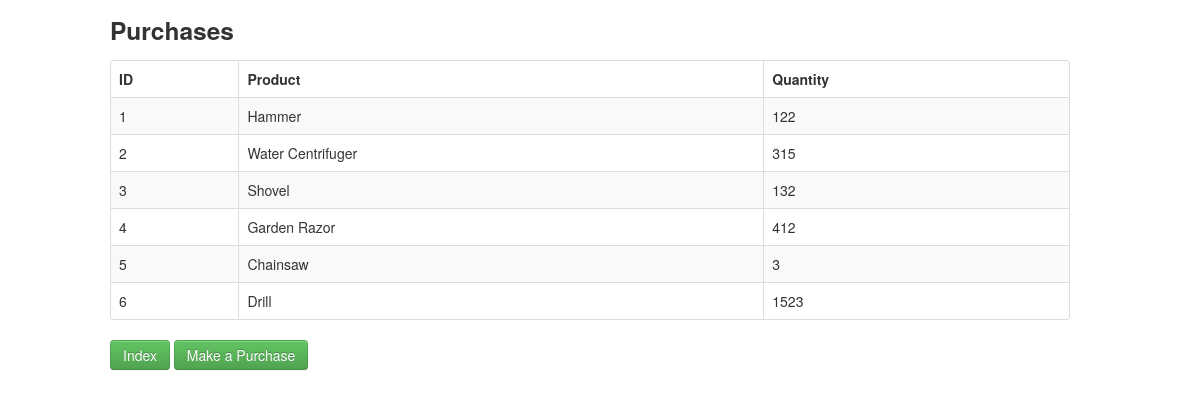
/purchase.php, run on an earlier commit of the app's database.
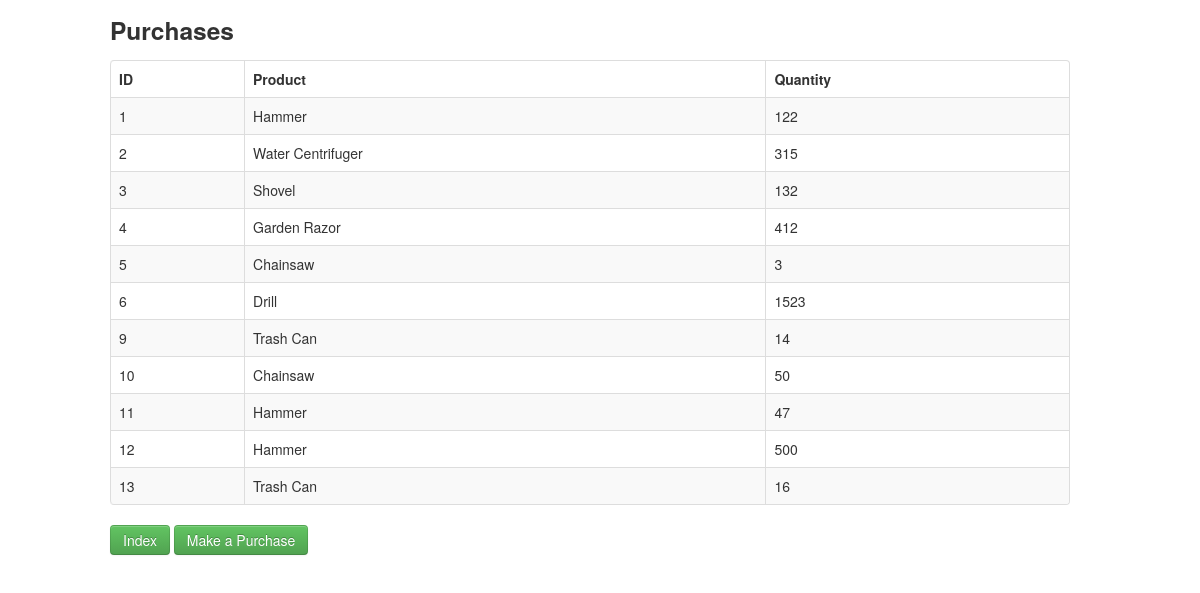
And on a later commit of the database.
### tables this page shows
CREATE TABLE `purchaseProduct` (
  `Id` int(11) NOT NULL AUTO_INCREMENT,
  `purchase` int(11) DEFAULT NULL,
  `product` int(11) DEFAULT NULL,
  `quantity` int(11) DEFAULT NULL,
  PRIMARY KEY (`Id`),
  KEY `purchase` (`purchase`),
  KEY `product` (`product`),
  CONSTRAINT `purchaseproduct_ibfk_1` FOREIGN KEY (`purchase`) REFERENCES `purchase` (`Id`) ON DELETE CASCADE ON UPDATE CASCADE,
  CONSTRAINT `purchaseproduct_ibfk_2` FOREIGN KEY (`product`) REFERENCES `product` (`Id`) ON DELETE CASCADE ON UPDATE CASCADE
);

CREATE TABLE `product` (
  `Id` int(11) NOT NULL AUTO_INCREMENT,
  `name` varchar(30) DEFAULT NULL,
  `price` int(11) DEFAULT NULL,
  `department` int(11) DEFAULT NULL,
  `category` int(11) DEFAULT NULL,
  PRIMARY KEY (`Id`),
  KEY `department` (`department`),
  KEY `category` (`category`),
  CONSTRAINT `product_ibfk_1` FOREIGN KEY (`department`) REFERENCES `department` (`Id`) ON DELETE CASCADE ON UPDATE CASCADE,
  CONSTRAINT `product_ibfk_2` FOREIGN KEY (`category`) REFERENCES `category` (`Id`) ON DELETE CASCADE ON UPDATE CASCADE
);

### purchase.php (the view, shortened to what this page needs)
<!DOCTYPE html>
<html lang="en">
	<head>
	    <link   href="css/bootstrap.min.css" rel="stylesheet">
	</head>
	<body>
	    <div class="container">
				<div class="row">
		   			<h3>Purchases</h3>
		   		</div>
				<div class="row">
					<table class="table table-striped table-bordered">
			            <thead>
			                <tr>
			                	<th>ID</th>
			                	<th>Product</th>
			                	<th>Quantity</th>
			                </tr>
			            </thead>
			            <tbody>
			              	<?php
						   	$pdo = Database::connect();
						   	$sql = 'SELECT purchaseProduct.Id, product.name AS "product", purchaseProduct.quantity FROM purchaseProduct INNER JOIN product ON purchaseProduct.product = product.Id  ORDER BY purchaseProduct.Id';
						   	foreach ($pdo->query($sql) as $row) {
								echo '<tr>';
	    					   	echo '<td>'. $row['Id'] . '</td>';
	    					  	echo '<td>'. $row['product'] . '</td>';
	    					  	echo '<td>'. $row['quantity'] . '</td>';
							  	echo '</tr>';
						    }
						  	?>
					    </tbody>
		            </table>
		            <p>
						<a href="index.php" class="btn btn-success">Index</a>
						<a href="makePurchase.php" class="btn btn-success">Make a Purchase</a>
					</p>
	    	</div>
	    </div>
	</body>
</html>

What changed in the data, as far as the page shows it:
added purchaseproduct: Id "9", product.name "Trash Can", quantity "14"
added purchaseproduct: Id "10", product.name "Chainsaw", quantity "50"
added purchaseproduct: Id "11", product.name "Hammer", quantity "47"
added purchaseproduct: Id "12", product.name "Hammer", quantity "500"
added purchaseproduct: Id "13", product.name "Trash Can", quantity "16"
